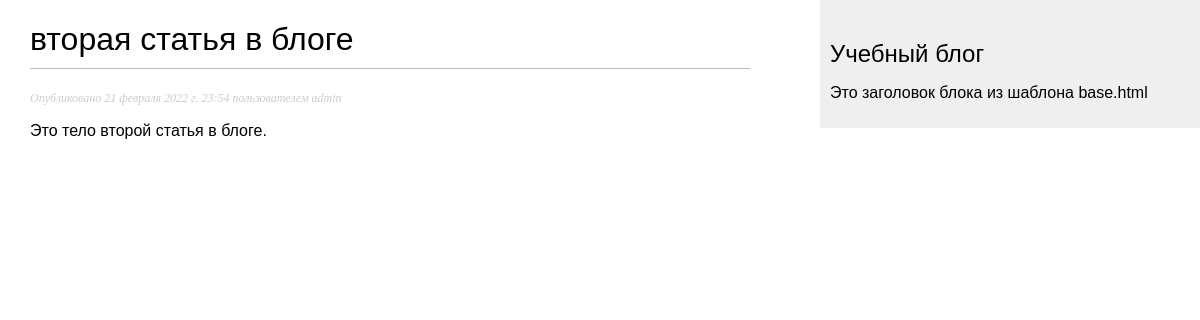
The page /2022/2/21/slug-2/ on the database its author committed.
### blog/models.py (models this page shows, shortened)
class Post(models.Model):
    STATUS_CHOICES = (
                        ('draft', 'Draft'),
                        ('published', 'Published'),
    )
    title = models.CharField(max_length=250)
    slug = models.SlugField(max_length=250, unique_for_date='publish')
    author = models.ForeignKey(User, on_delete=models.CASCADE, related_name='blog_posts')
    body = models.TextField()
    publish = models.DateTimeField(default=timezone.now)
    created = models.DateTimeField(auto_now_add=True)
    updated = models.DateTimeField(auto_now=True)
    status = models.CharField(max_length=10, choices=STATUS_CHOICES, default='draft')
    objects = models.Manager()      # Менеджер по умолчанию.
    published = PublishedManager()  # Наш новый менеджер.
    class Meta:
        ordering = ('-publish',)

### blog/views.py (the view)
# urls.py: path('<int:year>/<int:month>/<int:day>/<slug:post>/', views.post_detail, name='post_detail'),
def post_detail(request, year, month, day, post):
    post = get_object_or_404(Post,
                             slug=post,
                             status='published',
                             publish__year=year,
                             publish__month=month,
                             publish__day=day
                             )
    return render(request, 'blog/post/detail.html', {'post': post})

### templates/blog/post/detail.html (shortened to what this page needs)
{% extends "blog/base.html" %}
{% block content %}
    <h1>{{ post.title }}</h1>
    <p class="date">Опубликовано {{ post.publish }} пользователем {{ post.author }}</p>
    {{ post.body|linebreaks }}
{% endblock %}

### blog/static/css/blog.css (style rules this page uses)
body { margin:0; padding:0; font-family:helvetica, sans-serif; }
h1 { font-weight:normal; border-bottom:1px solid #bbb; padding:0 0 10px 0; }
p.date { color:#ccc; font-family: georgia, serif; font-size: 12px; font-style: italic; }

### rows shown on the page
Post: title "вторая статья в блоге", publish "21 февраля 2022 г. 23:54", author "admin", body "Это тело второй статья в блоге."
